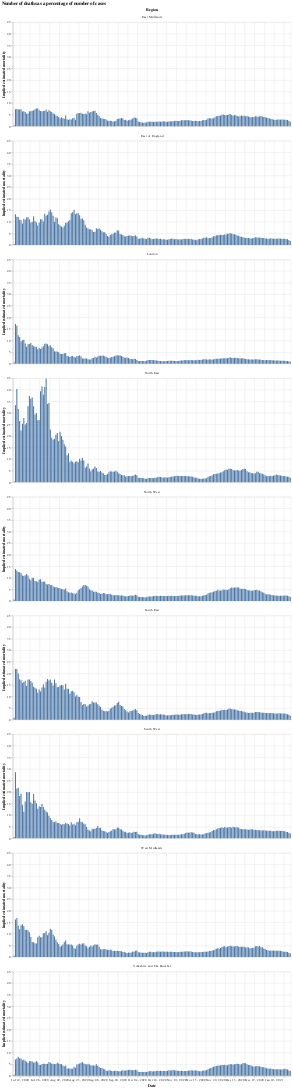

The code cell stored with this chart in its notebook:
### Code cell
#collapse
bars = alt.Chart(eng_deaths.query("date >= '2020-07-07'")).mark_bar().encode(
    x=alt.X("yearmonthdate(date):T", axis=alt.Axis(title='Date')),
    y=alt.Y("mortalityEstimated:Q", axis=alt.Axis(title='Implied estimated mortality')),
    tooltip="mortalityEstimated:Q"
).properties(width=800)

bars.facet(alt.Column('areaName', title='Region'), columns=1).properties(title='Number of deaths as a percentage of number of cases')

### Figure 1 — Vega-Lite specification as saved in the notebook (floating-point values rounded to 4 significant figures; data arrays with more than 128 entries replaced by an {"elided": "..."} marker saying what was removed)
{"config": {"view": {"continuousWidth": 400, "continuousHeight": 300}}, "data": {"name": "data-1cd4e9d9f2e3448bcad6a20859cafb82"}, "facet": {"type": "nominal", "field": "areaName", "title": "Region"}, "spec": {"mark": "bar", "encoding": {"tooltip": {"type": "quantitative", "field": "mortalityEstimated"}, "x": {"type": "temporal", "axis": {"title": "Date"}, "field": "date", "timeUnit": "yearmonthdate"}, "y": {"type": "quantitative", "axis": {"title": "Implied estimated mortality"}, "field": "mortalityEstimated"}}, "width": 800}, "columns": 1, "title": "Number of deaths as a percentage of number of cases", "$schema": "https://vega.github.io/schema/vega-lite/v4.8.1.json", "datasets": {"data-1cd4e9d9f2e3448bcad6a20859cafb82": {"elided": "1917 records"}}}
